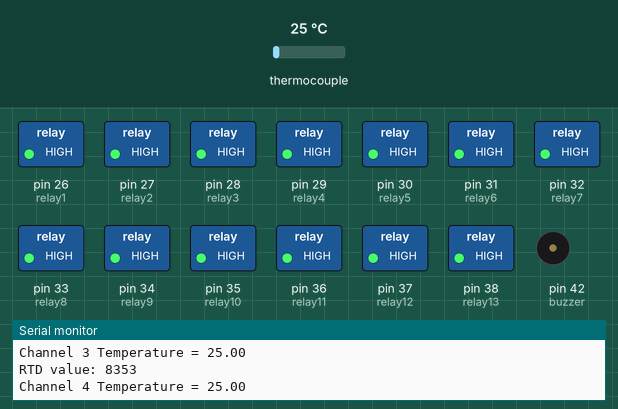
Recording of a sketch running on a simulated Arduino Mega 2560, built with avr-gcc and run on an emulated ATmega2560. Shown: switched loads named in the sketch (green lamp = pin HIGH), buzzer (waves = sounding, pin HIGH), the last lines printed to the serial monitor. The test bench sets the inputs (shaded band); at power-on: thermocouple 25 °C.

Above: at 1.2 s.
1.3 s: thermocouple set to 36 °C
5.2 s: thermocouple set to 46 °C
At 9.2 s:
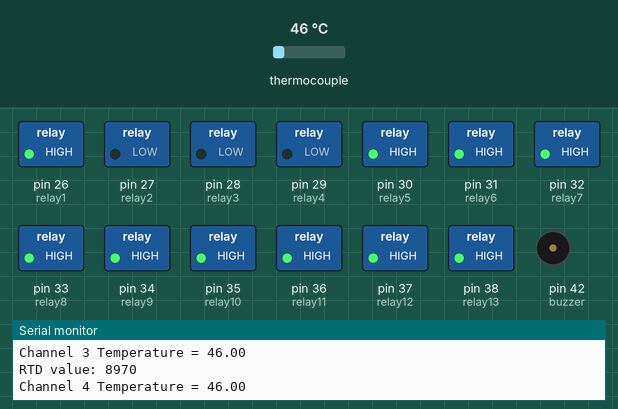
At 14.3 s:
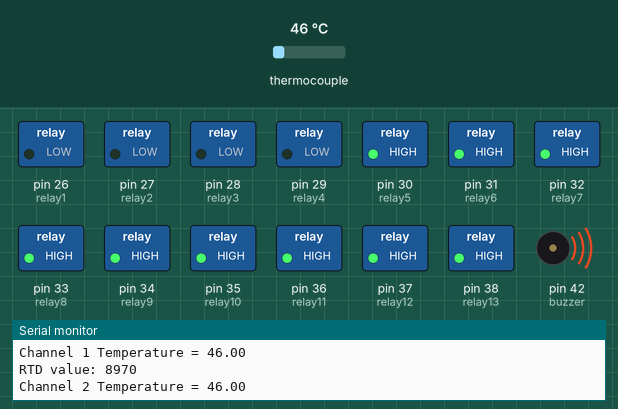
Timing chart, 0 to 27.7 s (numbered marks = the images above; inputs shaded):
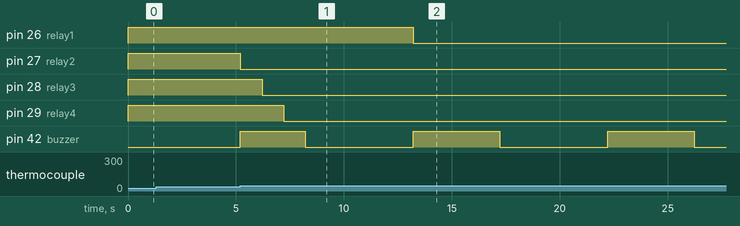

The sketch:

TMCU_rev1.ino
```cpp
/*
   Tasks:
   1.Interface 16 pt100 sensors
   2.Switch relay based on set point temperature
   3.Interface RTC
   4.Interface Bluetooth
   5.Interface ESP8266
   6.Send notifications using Bluetooth and ESP8266
   7.Interface RS485
   8.Interface TCP/IP

   Progress:
   1.Completed relay test @ 8/3/19
   2.Completed sensor declations
*/

#include <Adafruit_MAX31865.h>
// The value of the Rref resistor. Use 430.0 for PT100 and 4300.0 for PT1000
#define RREF      430.0
// 100.0 for PT100, 1000.0 for PT1000
#define RNOMINAL  100.0
// Use software SPI: CS, DI, DO, CLK

//Sensor declarations
Adafruit_MAX31865 ch1 = Adafruit_MAX31865(2, 24, 25, 23);
Adafruit_MAX31865 ch2 = Adafruit_MAX31865(3, 24, 25, 23);
Adafruit_MAX31865 ch3 = Adafruit_MAX31865(4, 24, 25, 23);
Adafruit_MAX31865 ch4 = Adafruit_MAX31865(5, 24, 25, 23);

Adafruit_MAX31865 ch5 = Adafruit_MAX31865(6, 24, 25, 23);
Adafruit_MAX31865 ch6 = Adafruit_MAX31865(7, 24, 25, 23);
Adafruit_MAX31865 ch7 = Adafruit_MAX31865(8, 24, 25, 23);
Adafruit_MAX31865 ch8 = Adafruit_MAX31865(9, 24, 25, 23);

Adafruit_MAX31865 ch9 = Adafruit_MAX31865(10, 24, 25, 23);
Adafruit_MAX31865 ch10 = Adafruit_MAX31865(11, 24, 25, 23);
Adafruit_MAX31865 ch11 = Adafruit_MAX31865(12, 24, 25, 23);
Adafruit_MAX31865 ch12 = Adafruit_MAX31865(13, 24, 25, 23);

Adafruit_MAX31865 ch13 = Adafruit_MAX31865(42, 24, 25, 23);
Adafruit_MAX31865 ch14 = Adafruit_MAX31865(43, 24, 25, 23);
Adafruit_MAX31865 ch15 = Adafruit_MAX31865(44, 24, 25, 23);
Adafruit_MAX31865 ch16 = Adafruit_MAX31865(45, 24, 25, 23);
/*
  float ch1temp = ch1.temperature(RNOMINAL, RREF);
  uint16_t rtd1 = ch1.readRTD();
  float ratio1 = rtd1;
  float ch1sptemp = 35.0;
*/

//Relays

const int relay1 = 26;
const int relay2 = 27;
const int relay3 = 28;
const int relay4 = 29;

const int relay5 = 30;
const int relay6 = 31;
const int relay7 = 32;
const int relay8 = 33;

const int relay9 = 34;
const int relay10 = 35;
const int relay11 = 36;
const int relay12 = 37;

const int relay13 = 38;
const int relay14 = 39;
const int relay15 = 40;
const int relay16 = 41;

const int buzzer = 42;

//Sensor Temperatures

float ch1Temp;
float ch2Temp;
float ch3Temp;
float ch4Temp;

float ch5Temp;
float ch6Temp;
float ch7Temp;
float ch8Temp;

float ch9Temp;
float ch10Temp;
float ch11Temp;
float ch12Temp;

float ch13Temp;
float ch14Temp;
float ch15Temp;
float ch16Temp;

void setup() {
  Serial.begin(9600);
  Serial.println("Adafruit MAX31865 PT100 Sensor Test!");

  ch1.begin(MAX31865_2WIRE);  // set to 2WIRE or 4WIRE as necessary
  ch2.begin(MAX31865_2WIRE);
  ch3.begin(MAX31865_2WIRE);
  ch4.begin(MAX31865_2WIRE);

  ch5.begin(MAX31865_2WIRE);
  ch6.begin(MAX31865_2WIRE);
  ch7.begin(MAX31865_2WIRE);
  ch8.begin(MAX31865_2WIRE);

  ch9.begin(MAX31865_2WIRE);
  ch10.begin(MAX31865_2WIRE);
  ch11.begin(MAX31865_2WIRE);
  ch12.begin(MAX31865_2WIRE);

  ch13.begin(MAX31865_2WIRE);
  ch14.begin(MAX31865_2WIRE);
  ch15.begin(MAX31865_2WIRE);
  ch16.begin(MAX31865_2WIRE);

  pinMode(relay1, OUTPUT);
  pinMode(relay2, OUTPUT);
  pinMode(relay3, OUTPUT);
  pinMode(relay4, OUTPUT);

  pinMode(relay5, OUTPUT);
  pinMode(relay6, OUTPUT);
  pinMode(relay7, OUTPUT);
  pinMode(relay8, OUTPUT);

  pinMode(relay9, OUTPUT);
  pinMode(relay10, OUTPUT);
  pinMode(relay11, OUTPUT);
  pinMode(relay12, OUTPUT);

  pinMode(relay13, OUTPUT);
  pinMode(relay14, OUTPUT);
  pinMode(relay15, OUTPUT);
  pinMode(relay16, OUTPUT);

  pinMode(buzzer, OUTPUT);

  //initial state
  digitalWrite(relay1, HIGH); // Turn the relay ON
  digitalWrite(relay2, HIGH); // Turn the relay ON
  digitalWrite(relay3, HIGH); // Turn the relay ON
  digitalWrite(relay4, HIGH); // Turn the relay ON
  digitalWrite(relay5, HIGH); // Turn the relay ON
  digitalWrite(relay6, HIGH); // Turn the relay ON
  digitalWrite(relay7, HIGH); // Turn the relay ON
  digitalWrite(relay8, HIGH); // Turn the relay ON
  digitalWrite(relay9, HIGH); // Turn the relay ON
  digitalWrite(relay10, HIGH); // Turn the relay ON
  digitalWrite(relay11, HIGH); // Turn the relay ON
  digitalWrite(relay12, HIGH); // Turn the relay ON
  digitalWrite(relay13, HIGH); // Turn the relay ON
  digitalWrite(relay14, HIGH); // Turn the relay ON
  digitalWrite(relay15, HIGH); // Turn the relay ON
  digitalWrite(relay16, HIGH); // Turn the relay ON

}

void relayTest()
{

  //Serial.print("Relay "); Serial.print(i+1);Serial.println(" ON");
  digitalWrite(relay1, LOW); // Turn the relay ON
  delay(500);
  digitalWrite(relay2, LOW); // Turn the relay ON
  delay(500);
  digitalWrite(relay3, LOW); // Turn the relay ON
  delay(500);
  digitalWrite(relay4, LOW); // Turn the relay ON
  delay(500);
  digitalWrite(relay5, LOW); // Turn the relay ON
  delay(500);
  digitalWrite(relay6, LOW); // Turn the relay ON
  delay(500);
  digitalWrite(relay7, LOW); // Turn the relay ON
  delay(500);
  digitalWrite(relay8, LOW); // Turn the relay ON
  delay(500);
  digitalWrite(relay9, LOW); // Turn the relay ON
  delay(500);
  digitalWrite(relay10, LOW); // Turn the relay ON
  delay(500);
  digitalWrite(relay11, LOW); // Turn the relay ON
  delay(500);
  digitalWrite(relay12, LOW); // Turn the relay ON
  delay(500);
  digitalWrite(relay13, LOW); // Turn the relay ON
  delay(500);
  digitalWrite(relay14, LOW); // Turn the relay ON
  delay(500);
  digitalWrite(relay15, LOW); // Turn the relay ON
  delay(500);
  digitalWrite(relay16, LOW); // Turn the relay ON
  delay(500);

  digitalWrite(relay1, HIGH); // Turn the relay ON
  delay(200);
  digitalWrite(relay2, HIGH); // Turn the relay ON
  delay(200);
  digitalWrite(relay3, HIGH); // Turn the relay ON
  delay(200);
  digitalWrite(relay4, HIGH); // Turn the relay ON
  delay(200);
  digitalWrite(relay5, HIGH); // Turn the relay ON
  delay(200);
  digitalWrite(relay6, HIGH); // Turn the relay ON
  delay(200);
  digitalWrite(relay7, HIGH); // Turn the relay ON
  delay(200);
  digitalWrite(relay8, HIGH); // Turn the relay ON
  delay(200);
  digitalWrite(relay9, HIGH); // Turn the relay ON
  delay(200);
  digitalWrite(relay10, HIGH); // Turn the relay ON
  delay(200);
  digitalWrite(relay11, HIGH); // Turn the relay ON
  delay(200);
  digitalWrite(relay12, HIGH); // Turn the relay ON
  delay(200);
  digitalWrite(relay13, HIGH); // Turn the relay ON
  delay(200);
  digitalWrite(relay14, HIGH); // Turn the relay ON
  delay(200);
  digitalWrite(relay15, HIGH); // Turn the relay ON
  delay(200);
  digitalWrite(relay16, HIGH); // Turn the relay ON
  delay(200);

}


void channel1() {
  uint16_t rtd = ch1.readRTD();
  ch1Temp = (ch1.temperature(RNOMINAL, RREF));
  Serial.print("RTD value: "); Serial.println(rtd);
  float ratio = rtd;
  ratio /= 32768;
  //Serial.print("Ratio = "); Serial.println(ratio,8);
  //Serial.print("Resistance = "); Serial.println(RREF*ratio,8);
  Serial.print("Channel 1 Temperature = "); Serial.println(ch1Temp);


  if((ch1.temperature(RNOMINAL, RREF))>40){
    digitalWrite(relay1,LOW);
    digitalWrite(buzzer,HIGH);
    delay(1000);
    digitalWrite(buzzer,LOW);
  }
  else{
  digitalWrite(relay1,HIGH);
  }
  // Check and print any faults
  uint8_t fault = ch1.readFault();
  if (fault) {
    Serial.print("Fault 0x"); Serial.println(fault, HEX);
    if (fault & MAX31865_FAULT_HIGHTHRESH) {
      Serial.println("RTD High Threshold");
    }
    if (fault & MAX31865_FAULT_LOWTHRESH) {
      Serial.println("RTD Low Threshold");
    }
    if (fault & MAX31865_FAULT_REFINLOW) {
      Serial.println("REFIN- > 0.85 x Bias");
    }
    if (fault & MAX31865_FAULT_REFINHIGH) {
      Serial.println("REFIN- < 0.85 x Bias - FORCE- open");
    }
    if (fault & MAX31865_FAULT_RTDINLOW) {
      Serial.println("RTDIN- < 0.85 x Bias - FORCE- open");
    }
    if (fault & MAX31865_FAULT_OVUV) {
      Serial.println("Under/Over voltage");
    }
    ch1.clearFault();
  }
//  Serial.println();
//  delay(5000);
}

void channel2() {
  uint16_t rtd = ch2.readRTD();
  ch2Temp = (ch2.temperature(RNOMINAL, RREF));
  Serial.print("RTD value: "); Serial.println(rtd);
  float ratio = rtd;
  ratio /= 32768;
  //Serial.print("Ratio = "); Serial.println(ratio,8);
  //Serial.print("Resistance = "); Serial.println(RREF*ratio,8);
  Serial.print("Channel 2 Temperature = "); Serial.println(ch2Temp);


  if((ch2.temperature(RNOMINAL, RREF))>40){
    digitalWrite(relay2,LOW);
    digitalWrite(buzzer,HIGH);
    delay(1000);
    digitalWrite(buzzer,LOW);
  }
  else{
  digitalWrite(relay2,HIGH);
  }
  // Check and print any faults
  uint8_t fault = ch2.readFault();
  if (fault) {
    Serial.print("Fault 0x"); Serial.println(fault, HEX);
    if (fault & MAX31865_FAULT_HIGHTHRESH) {
      Serial.println("RTD High Threshold");
    }
    if (fault & MAX31865_FAULT_LOWTHRESH) {
      Serial.println("RTD Low Threshold");
    }
    if (fault & MAX31865_FAULT_REFINLOW) {
      Serial.println("REFIN- > 0.85 x Bias");
    }
    if (fault & MAX31865_FAULT_REFINHIGH) {
      Serial.println("REFIN- < 0.85 x Bias - FORCE- open");
    }
    if (fault & MAX31865_FAULT_RTDINLOW) {
      Serial.println("RTDIN- < 0.85 x Bias - FORCE- open");
    }
    if (fault & MAX31865_FAULT_OVUV) {
      Serial.println("Under/Over voltage");
    }
    ch2.clearFault();
  }
//  Serial.println();
//  delay(5000);
}

void channel3() {
  uint16_t rtd = ch3.readRTD();
  ch3Temp = (ch3.temperature(RNOMINAL, RREF));
  Serial.print("RTD value: "); Serial.println(rtd);
  float ratio = rtd;
  ratio /= 32768;
  //Serial.print("Ratio = "); Serial.println(ratio,8);
  //Serial.print("Resistance = "); Serial.println(RREF*ratio,8);
  Serial.print("Channel 3 Temperature = "); Serial.println(ch3Temp);


  if((ch3.temperature(RNOMINAL, RREF))>40){
    digitalWrite(relay3,LOW);
    digitalWrite(buzzer,HIGH);
    delay(1000);
    digitalWrite(buzzer,LOW);
  }
  else{
  digitalWrite(relay3,HIGH);
  }
  // Check and print any faults
  uint8_t fault = ch3.readFault();
  if (fault) {
    Serial.print("Fault 0x"); Serial.println(fault, HEX);
    if (fault & MAX31865_FAULT_HIGHTHRESH) {
      Serial.println("RTD High Threshold");
    }
    if (fault & MAX31865_FAULT_LOWTHRESH) {
      Serial.println("RTD Low Threshold");
    }
    if (fault & MAX31865_FAULT_REFINLOW) {
      Serial.println("REFIN- > 0.85 x Bias");
    }
    if (fault & MAX31865_FAULT_REFINHIGH) {
      Serial.println("REFIN- < 0.85 x Bias - FORCE- open");
    }
    if (fault & MAX31865_FAULT_RTDINLOW) {
      Serial.println("RTDIN- < 0.85 x Bias - FORCE- open");
    }
    if (fault & MAX31865_FAULT_OVUV) {
      Serial.println("Under/Over voltage");
    }
    ch3.clearFault();
  }
//  Serial.println();
//  delay(5000);
}

void channel4() {
  uint16_t rtd = ch4.readRTD();
  ch4Temp = (ch4.temperature(RNOMINAL, RREF));
  Serial.print("RTD value: "); Serial.println(rtd);
  float ratio = rtd;
  ratio /= 32768;
  //Serial.print("Ratio = "); Serial.println(ratio,8);
  //Serial.print("Resistance = "); Serial.println(RREF*ratio,8);
  Serial.print("Channel 4 Temperature = "); Serial.println(ch4Temp);


  if((ch4.temperature(RNOMINAL, RREF))>40){
    digitalWrite(relay4,LOW);
    digitalWrite(buzzer,HIGH);
    delay(1000);
    digitalWrite(buzzer,LOW);
  }
  else{
  digitalWrite(relay4,HIGH);
  }
  // Check and print any faults
  uint8_t fault = ch4.readFault();
  if (fault) {
    Serial.print("Fault 0x"); Serial.println(fault, HEX);
    if (fault & MAX31865_FAULT_HIGHTHRESH) {
      Serial.println("RTD High Threshold");
    }
    if (fault & MAX31865_FAULT_LOWTHRESH) {
      Serial.println("RTD Low Threshold");
    }
    if (fault & MAX31865_FAULT_REFINLOW) {
      Serial.println("REFIN- > 0.85 x Bias");
    }
    if (fault & MAX31865_FAULT_REFINHIGH) {
      Serial.println("REFIN- < 0.85 x Bias - FORCE- open");
    }
    if (fault & MAX31865_FAULT_RTDINLOW) {
      Serial.println("RTDIN- < 0.85 x Bias - FORCE- open");
    }
    if (fault & MAX31865_FAULT_OVUV) {
      Serial.println("Under/Over voltage");
    }
    ch4.clearFault();
  }
  //Serial.println();
  //delay(5000);
}
void loop() {
  // put your main code here, to run repeatedly:
  //relayTest();
  channel1();
  channel2();
  channel3();
  channel4();
  Serial.println();
  delay(5000);
}
```

Measured:
- the behaviour switches between 40 and 41 °C on thermocouple (found by bisection; images 0 and 1)
- after the input at 5.2 s, pin 26 (relay1): HIGH → LOW after 8.0 s; pin 27 (relay2): HIGH → LOW at once; pin 28 (relay3): HIGH → LOW after 1.0 s; pin 29 (relay4): HIGH → LOW after 2.0 s; pin 42 (buzzer): LOW → HIGH at once, then repeats every 9.0 s: LOW 5.0 s, HIGH 4.0 s
